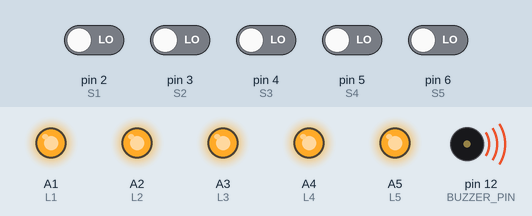
Simulated run of this sketch. Board: Arduino Nano, built with avr-gcc and run on an emulated ATmega328P. Shown: output pins drawn as LEDs (lit = HIGH), buzzer (waves = sounding, pin HIGH). The inputs (shaded band) are chosen by the test bench; at power-on: pin 2 (S1), pin 3 (S2), pin 4 (S3), pin 5 (S4), pin 6 (S5) LOW. The modem accepts every AT command (registered, SIM ready, sends succeed) and sends nothing else.

Above: at 1.2 s.
1.3 s: pin 6 (S5) driven HIGH
At 2.6 s:
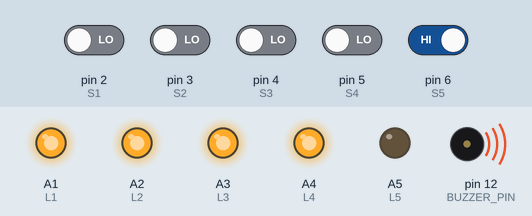
2.9 s: pin 2 (S1) driven HIGH
At 3.7 s:
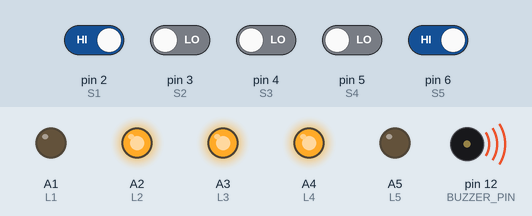
4.5 s: pin 3 (S2) driven HIGH
At 5.9 s:
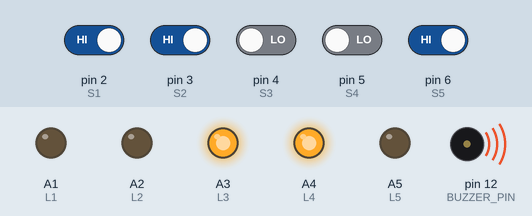
6.2 s: pin 4 (S3) driven HIGH
At 7.0 s:
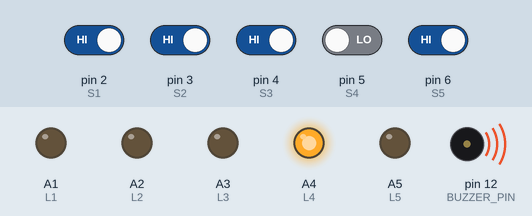
7.8 s: pin 5 (S4) driven HIGH
At 9.1 s:
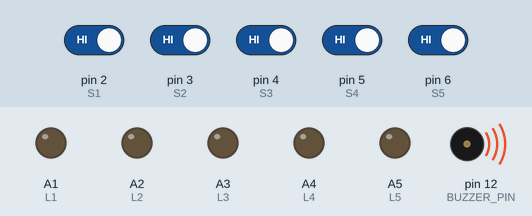
9.4 s: pin 2 (S1) driven LOW
At 10.2 s:
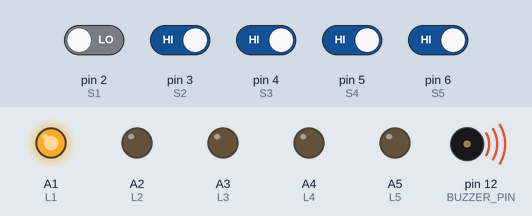
Timing chart, 0 to 12.0 s (numbered marks = the images above; inputs shaded):
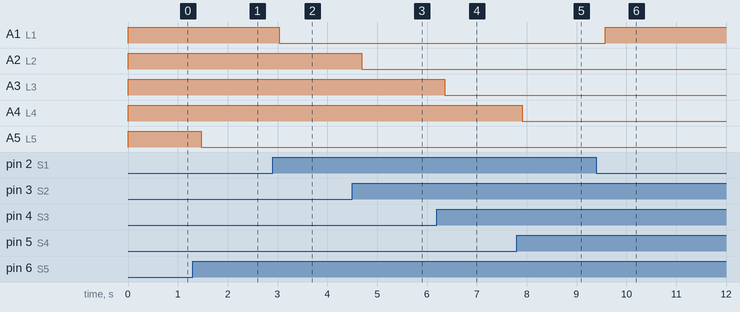

The sketch:

TX.ino
```cpp
/*
  TRANSMISSION.ino (TX)
  - Arduino Nano + HC-12
  - Sensor: ON = HIGH, OFF = LOW  (active-HIGH)
  - Gửi frame: AA 55 SEQ MASK CRC8
  - LED hiển thị tại TX: A1..A5
  - BUZZER ở D12:
      + Sensor5 ON -> sau 2s beep 2 lần -> tắt (1 lần)
      + Khi Sensor4&5 cùng ON -> mới kích lại y như trên (1 lần)
*/

#include <Arduino.h>
#include <SoftwareSerial.h>

// HC-12 TXD -> D11 (RX), HC-12 RXD <- D10 (TX)
SoftwareSerial hc12(11, 10); // RX, TX

// =======================
// Cấu hình
// =======================
#define HC12_BAUD      2400
#define TX_PERIOD_MS   20
#define DEBOUNCE_MS    15
#define REPEAT_SEND    4  // thời gian xác nhận báo còi sau khi nước đầy

// ====== Sensor ON là HIGH ======
#define SENSOR_ON_LEVEL_LOW  1   // 0 = ON khi HIGH, 1 = ON khi LOW

// LED wiring:
// - LED_ACTIVE_LOW = 0: Pin HIGH sáng (Pin -> R -> LED -> GND)
// - LED_ACTIVE_LOW = 1: Pin LOW sáng (+5V -> R -> LED -> Pin)
#define LED_ACTIVE_LOW 0

// =======================
// BUZZER (D12)
// =======================
#define BUZZER_PIN         12
#define BUZZER_DELAY_MS    2000
#define BUZZER_FREQ_HZ     2000
#define BUZZER_ON_MS       150
#define BUZZER_OFF_MS      150
#define BUZZER_BEEP_COUNT  10 // số lần còi kêu

// 5 chân cảm biến
const uint8_t S1 = 2;
const uint8_t S2 = 3;
const uint8_t S3 = 4;
const uint8_t S4 = 5;
const uint8_t S5 = 6;

// 5 LED: A1..A5
const uint8_t L1 = A1;
const uint8_t L2 = A2;
const uint8_t L3 = A3;
const uint8_t L4 = A4;
const uint8_t L5 = A5;

// =======================
// Struct debounce
// =======================
struct DebouncedInput {
  uint8_t  pin;
  bool     stableOn;
  bool     lastRawOn;
  uint32_t lastChangeMs;
};

// =======================
// CRC8 poly 0x07 cho 2 byte (SEQ, MASK)
// =======================
static uint8_t crc8_2bytes(uint8_t a, uint8_t b) {
  uint8_t crc = 0x00;
  uint8_t data[2] = { a, b };
  for (uint8_t k = 0; k < 2; k++) {
    crc ^= data[k];
    for (uint8_t i = 0; i < 8; i++) {
      crc = (crc & 0x80) ? (uint8_t)((crc << 1) ^ 0x07) : (uint8_t)(crc << 1);
    }
  }
  return crc;
}

// =======================
// Đọc sensor ON theo lựa chọn HIGH/LOW
// =======================
static bool readSensorOn(uint8_t pin) {
#if SENSOR_ON_LEVEL_LOW
  return (digitalRead(pin) == LOW);   // ON = LOW
#else
  return (digitalRead(pin) == HIGH);  // ON = HIGH
#endif
}

static void updateDebounce(DebouncedInput &d) {
  bool rawOn = readSensorOn(d.pin);

  if (rawOn != d.lastRawOn) {
    d.lastRawOn = rawOn;
    d.lastChangeMs = millis();
  }

  if ((millis() - d.lastChangeMs) >= DEBOUNCE_MS) {
    d.stableOn = rawOn;
  }
}

static uint8_t buildMask(const DebouncedInput &a,
                         const DebouncedInput &b,
                         const DebouncedInput &c,
                         const DebouncedInput &d,
                         const DebouncedInput &e) {
  uint8_t m = 0;
  m |= (a.stableOn ? 1 : 0) << 0;
  m |= (b.stableOn ? 1 : 0) << 1;
  m |= (c.stableOn ? 1 : 0) << 2;
  m |= (d.stableOn ? 1 : 0) << 3;
  m |= (e.stableOn ? 1 : 0) << 4;
  return m;
}

// LED helpers
static void setLed(uint8_t pin, bool on) {
#if LED_ACTIVE_LOW
  digitalWrite(pin, on ? LOW : HIGH);
#else
  digitalWrite(pin, on ? HIGH : LOW);
#endif
}

static void applyMaskToLocalLEDs(uint8_t m) {
  setLed(L1, (m & (1 << 0)));
  setLed(L2, (m & (1 << 1)));
  setLed(L3, (m & (1 << 2)));
  setLed(L4, (m & (1 << 3)));
  setLed(L5, (m & (1 << 4)));
}

// Send frame
static void sendFrame(uint8_t seq, uint8_t mask) {
  uint8_t c = crc8_2bytes(seq, mask);
  hc12.write(0xAA);
  hc12.write(0x55);
  hc12.write(seq);
  hc12.write(mask);
  hc12.write(c);
}

// =======================
// BUZZER state machine
// =======================
enum BuzState : uint8_t { BUZ_IDLE = 0, BUZ_WAIT_DELAY, BUZ_ON, BUZ_OFF, BUZ_DONE };

static BuzState buzState = BUZ_IDLE;
static uint32_t buzT0 = 0;
static uint8_t buzBeepIndex = 0;

static void buzzerStopNow() { digitalWrite(BUZZER_PIN, HIGH); }

static void buzzerStartCycle() {
  buzState = BUZ_WAIT_DELAY;
  buzT0 = millis();
  buzBeepIndex = 0;
  buzzerStopNow();
}

static bool buzzerIsIdle() { return (buzState == BUZ_IDLE || buzState == BUZ_DONE); }

static void buzzerResetAll() {
  buzzerStopNow();
  buzState = BUZ_IDLE;
  buzT0 = 0;
  buzBeepIndex = 0;
}

static void buzzerUpdate(bool allowRun) {
  if (!allowRun) {
    if (buzState != BUZ_IDLE) buzzerResetAll();
    return;
  }

  switch (buzState) {
    case BUZ_IDLE: break;

    case BUZ_WAIT_DELAY:
      if (millis() - buzT0 >= BUZZER_DELAY_MS) {
        buzState = BUZ_ON;
        buzT0 = millis();
        digitalWrite(BUZZER_PIN, LOW);
      }
      break;

    case BUZ_ON:
      if (millis() - buzT0 >= BUZZER_ON_MS) {
        buzzerStopNow();
        buzState = BUZ_OFF;
        buzT0 = millis();
      }
      break;

    case BUZ_OFF:
      if (millis() - buzT0 >= BUZZER_OFF_MS) {
        buzBeepIndex++;
        if (buzBeepIndex >= BUZZER_BEEP_COUNT) {
          buzzerStopNow();
          buzState = BUZ_DONE;
        } else {
          buzState = BUZ_ON;
          buzT0 = millis();
          digitalWrite(BUZZER_PIN, LOW);
        }
      }
      break;

    case BUZ_DONE:
      buzzerStopNow();
      break;
  }
}

// =======================
// Debounce objects
// =======================
DebouncedInput d1{S1, false, false, 0};
DebouncedInput d2{S2, false, false, 0};
DebouncedInput d3{S3, false, false, 0};
DebouncedInput d4{S4, false, false, 0};
DebouncedInput d5{S5, false, false, 0};

static uint8_t g_seq = 0;

// Trigger state
static bool stage1_done = false;
static bool stage2_done = false;
static bool prev5 = false;
static bool prev45 = false;

void setup() {
  // Sensor ON=HIGH => INPUT
  pinMode(S1, INPUT);
  pinMode(S2, INPUT);
  pinMode(S3, INPUT);
  pinMode(S4, INPUT);
  pinMode(S5, INPUT);

  // LED A1..A5
  pinMode(L1, OUTPUT);
  pinMode(L2, OUTPUT);
  pinMode(L3, OUTPUT);
  pinMode(L4, OUTPUT);
  pinMode(L5, OUTPUT);
  applyMaskToLocalLEDs(0);

  // Buzzer
  pinMode(BUZZER_PIN, OUTPUT);
  buzzerStopNow();

  // init debounce
  d1.lastRawOn = readSensorOn(S1); d1.stableOn = d1.lastRawOn; d1.lastChangeMs = millis();
  d2.lastRawOn = readSensorOn(S2); d2.stableOn = d2.lastRawOn; d2.lastChangeMs = millis();
  d3.lastRawOn = readSensorOn(S3); d3.stableOn = d3.lastRawOn; d3.lastChangeMs = millis();
  d4.lastRawOn = readSensorOn(S4); d4.stableOn = d4.lastRawOn; d4.lastChangeMs = millis();
  d5.lastRawOn = readSensorOn(S5); d5.stableOn = d5.lastRawOn; d5.lastChangeMs = millis();

  hc12.begin(HC12_BAUD);
}

void loop() {
  updateDebounce(d1);
  updateDebounce(d2);
  updateDebounce(d3);
  updateDebounce(d4);
  updateDebounce(d5);

  uint8_t currentMask = buildMask(d1, d2, d3, d4, d5);

  // LED tại TX
  applyMaskToLocalLEDs(currentMask);

  // ===== BUZZER LOGIC =====
  bool s5  = (currentMask & (1 << 4)) != 0;
  bool s45 = (currentMask & (1 << 4)) && (currentMask & (1 << 3));

  if (!s5) {
    stage1_done = false;
    stage2_done = false;
    prev5 = false;
    prev45 = false;
    buzzerUpdate(false);
  } else {
    buzzerUpdate(true);

    // Trigger 1: Sensor5 vừa ON
    if (!stage1_done && (s5 && !prev5) && buzzerIsIdle()) {
      buzzerStartCycle();
      stage1_done = true;
    }

    // Trigger 2: Sensor4&5 vừa ON (sau khi đã có stage1)
    if (stage1_done && !stage2_done && (s45 && !prev45) && buzzerIsIdle()) {
      buzzerStartCycle();
      stage2_done = true;
    }

    prev5 = s5;
    prev45 = s45;
  }

  // ===== GỬI THEO CHU KỲ =====
  static uint32_t t = 0;
  if (millis() - t >= TX_PERIOD_MS) {
    t += TX_PERIOD_MS;

    uint8_t seq = g_seq++;

    for (uint8_t i = 0; i < REPEAT_SEND; i++) {
      sendFrame(seq, currentMask);
      delay(5);
    }
  }
}
```

Measured:
- after the input at 1.3 s, A5 (L5): HIGH → LOW after 0.17 s; pin 12 (BUZZER_PIN): stops changing and stays HIGH
- after the input at 2.9 s, A1 (L1): HIGH → LOW after 0.13 s
- after the input at 4.5 s, A2 (L2): HIGH → LOW after 0.19 s
- after the input at 6.2 s, A3 (L3): HIGH → LOW after 0.15 s
- after the input at 7.8 s, A4 (L4): HIGH → LOW after 0.11 s
- after the input at 9.4 s, A1 (L1): LOW → HIGH after 0.17 s
